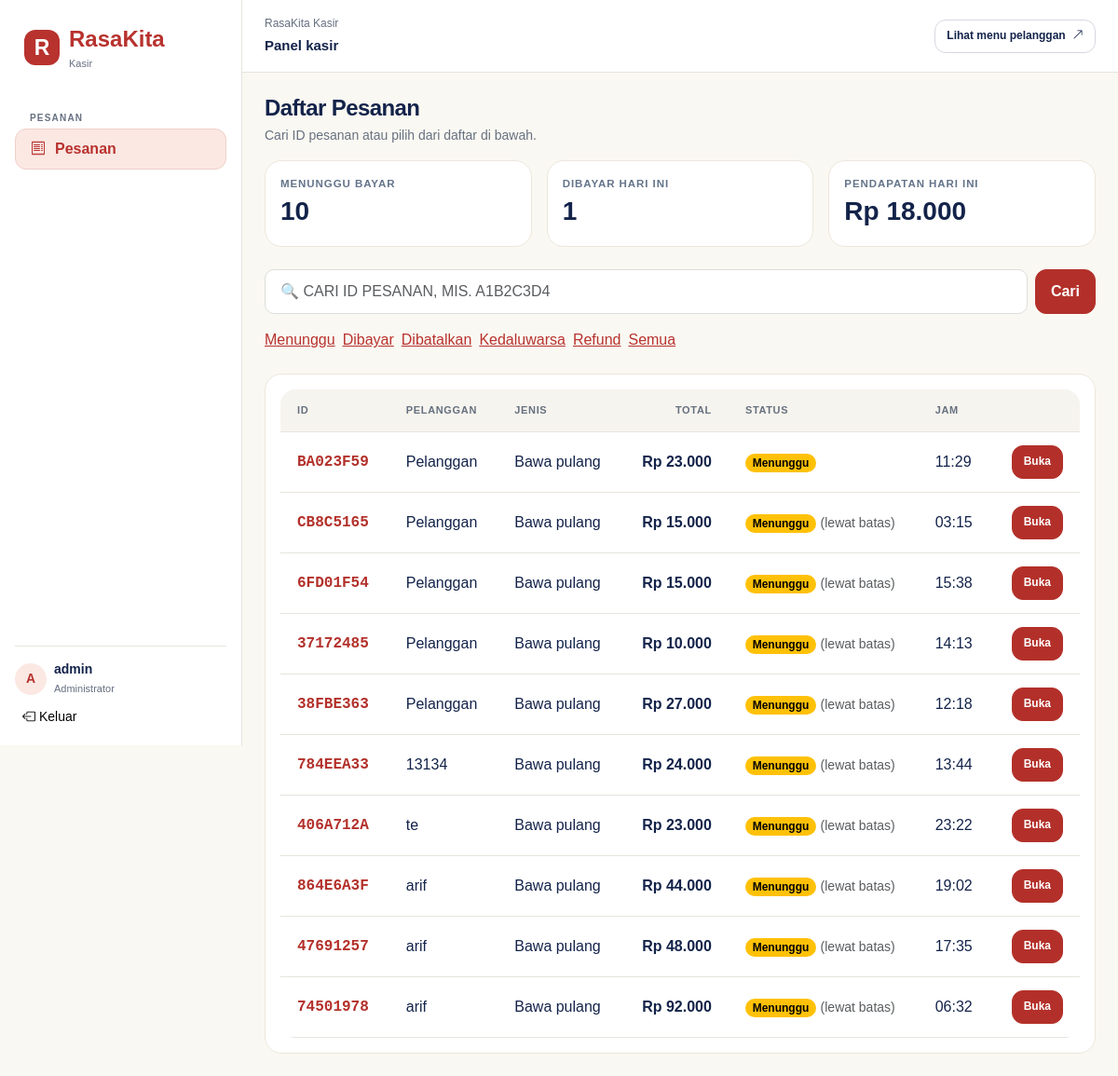
Page /kasir/ (signed in) on the committed database.
### orders/models.py (models this page shows, shortened)
class Order(models.Model):
    class Status(models.TextChoices):
        PENDING = "PENDING", "Pending"
        PAID = "PAID", "Paid"
        CANCELLED = "CANCELLED", "Cancelled"
        EXPIRED = "EXPIRED", "Expired"
        REFUNDED = "REFUNDED", "Refunded"
    class OrderType(models.TextChoices):
        DINE_IN = "DINE_IN", "Dine in"
        TAKEAWAY = "TAKEAWAY", "Takeaway"
    public_id = models.CharField(max_length=12, unique=True, default=new_public_id, editable=False)
    status = models.CharField(
        max_length=12, choices=Status.choices, default=Status.PENDING, db_index=True
    )
    customer_name = models.CharField(max_length=150)
    phone = models.CharField(max_length=32, blank=True)
    order_type = models.CharField(max_length=10, choices=OrderType.choices)
    table = models.ForeignKey(
        Table, null=True, blank=True, on_delete=models.PROTECT, related_name="orders"
    )
    note = models.TextField(blank=True)
    total = models.DecimalField(
        max_digits=12, decimal_places=2, default=Decimal("0.00"), validators=[MinValueValidator(0)]
    )
    created_at = models.DateTimeField(auto_now_add=True, db_index=True)
    updated_at = models.DateTimeField(auto_now=True)
    expires_at = models.DateTimeField(db_index=True)
    paid_at = models.DateTimeField(null=True, blank=True)
    cancelled_at = models.DateTimeField(null=True, blank=True)
    refunded_at = models.DateTimeField(null=True, blank=True)
    processed_by_cashier = models.ForeignKey(
        settings.AUTH_USER_MODEL,
        null=True,
        blank=True,
        on_delete=models.PROTECT,
        related_name="processed_orders",
    )
    cancelled_by_cashier = models.ForeignKey(
        settings.AUTH_USER_MODEL,
        null=True,
        blank=True,
        on_delete=models.PROTECT,
        related_name="cancelled_orders",
    )
    refunded_by = models.ForeignKey(
        settings.AUTH_USER_MODEL,
        null=True,
        blank=True,
        on_delete=models.PROTECT,
        related_name="refunded_orders",
    )
    class Meta:
        indexes = [
            models.Index(fields=["status", "created_at"]),
            models.Index(fields=["status", "expires_at"]),
        ]
        constraints = [
            models.CheckConstraint(condition=Q(total__gte=0), name="order_total_nonnegative"),
            models.CheckConstraint(
                condition=Q(order_type="DINE_IN", table__isnull=False)
                | Q(order_type="TAKEAWAY", table__isnull=True),
                name="order_table_matches_type",
            ),
        ]

### users/cashier_views.py (the view)
# urls.py: path('', v.dashboard, name='dashboard'),
@cashier_page_required
def dashboard(request: HttpRequest) -> HttpResponse:
    q = request.GET.get("q", "").strip().upper()
    status = request.GET.get("status", "PENDING")
    if status not in dict(STATUS_TABS):
        status = "PENDING"
    if q:
        order = Order.objects.filter(public_id=q).first()
        if order:
            return redirect("kasir:order", public_id=order.public_id)
    orders = Order.objects.select_related("table").order_by("-created_at")
    if status != "ALL":
        orders = orders.filter(status=status)
    paid_today = Order.objects.filter(status=Order.Status.PAID, paid_at__date=timezone.localdate())
    return render(
        request,
        "users/kasir/dashboard.html",
        {
            "orders": orders[:50],
            "q": q,
            "status": status,
            "status_tabs": STATUS_TABS,
            "not_found": bool(q),
            "now": timezone.now(),
            "pending_count": Order.objects.filter(status=Order.Status.PENDING).count(),
            "paid_today_count": paid_today.count(),
            "paid_today_total": paid_today.aggregate(v=Sum("total"))["v"] or 0,
        },
    )

### orders/permissions.py (called while the page is built)
def cashier_required(user: AbstractUser | AnonymousUser) -> None:
    if not StaffAccess(user).can_use_cashier:
        raise PermissionDenied("Cashier access required.")

### users/access.py (called while the page is built)
    @property
    def can_use_cashier(self) -> bool:
        return self._user.is_authenticated and (self._user.is_staff or self.is_cashier)

### users/cashier_views.py (called while the page is built)
def cashier_page_required(view: Callable[..., HttpResponse]) -> Callable[..., HttpResponse]:
    @login_required(login_url="staff:login")
    @wraps(view)
    def wrapper(request: HttpRequest, *args: object, **kwargs: object) -> HttpResponse:
        check_cashier(request.user)  # melempar PermissionDenied -> halaman 403
        return view(request, *args, **kwargs)
    return wrapper

### users/templates/users/kasir/dashboard.html (shortened to what this page needs)
{% extends "users/kasir/base.html" %}
{% block content %}
<h1 class="h4 fw-bold mb-1">Daftar Pesanan</h1>
<p class="text-secondary small mb-3">Cari ID pesanan atau pilih dari daftar di bawah.</p>
<div class="row g-3 mb-4">
  <div class="col-6 col-md-4"><div class="k-card p-3"><div class="k-label">Menunggu bayar</div><div class="fs-3 fw-bold">{{ pending_count }}</div></div></div>
  <div class="col-6 col-md-4"><div class="k-card p-3"><div class="k-label">Dibayar hari ini</div><div class="fs-3 fw-bold">{{ paid_today_count }}</div></div></div>
  <div class="col-12 col-md-4"><div class="k-card p-3"><div class="k-label">Pendapatan hari ini</div><div class="fs-3 fw-bold">Rp {{ paid_today_total|floatformat:"0g" }}</div></div></div>
</div>
<form method="get" class="d-flex gap-2 mb-3">
  <input id="q" name="q" value="{{ q }}" class="form-control k-input text-uppercase" placeholder="🔍 Cari ID pesanan, mis. A1B2C3D4" maxlength="12" autofocus>
  <button class="btn btn-primary-app">Cari</button>
</form>
<div class="d-flex gap-2 overflow-auto pb-2 mb-3">
  {% for value, label in status_tabs %}
    <a class="category-chip {% if status == value %}active{% endif %}" href="?status={{ value }}">{{ label }}</a>
  {% endfor %}
</div>
<div class="k-card p-2 p-md-3">
  <div class="table-responsive">
    <table class="table align-middle mb-0">
      <thead><tr class="k-label"><th>ID</th><th>Pelanggan</th><th>Jenis</th><th class="text-end">Total</th><th>Status</th><th>Jam</th><th></th></tr></thead>
      <tbody>
      {% for o in orders %}
        <tr>
          <td><code class="fs-6">{{ o.public_id }}</code></td>
          <td>{{ o.customer_name }}</td>
          <td>{% if o.order_type == "DINE_IN" %}Meja {{ o.table.number }}{% else %}Bawa pulang{% endif %}</td>
          <td class="text-end fw-semibold">Rp {{ o.total|floatformat:"0g" }}</td>
          <td>{% include "users/kasir/_status.html" with o=o %}{% if o.status == "PENDING" and o.expires_at < now %} <span class="small text-muted">(lewat batas)</span>{% endif %}</td>
          <td>{{ o.created_at|date:"H:i" }}</td>
          <td class="text-end"><a class="btn btn-sm btn-primary-app" href="{% url 'kasir:order' o.public_id %}">Buka</a></td>
        </tr>
      {% empty %}
        <tr><td colspan="7" class="text-center text-muted py-4">Tidak ada pesanan.</td></tr>
      {% endfor %}
      </tbody>
    </table>
  </div>
</div>
{% endblock %}

### users/templates/users/kasir/_nav.html (shortened to what this page needs)
<nav class="nav flex-column gap-1 flex-grow-1">
  <span class="nav-label mt-3 px-3">PESANAN</span>
  <a class="px-3 py-2 {% if request.resolver_match.namespace == 'kasir' %}active{% endif %}" href="{% url 'kasir:dashboard' %}"><i class="bi bi-receipt me-2"></i>Pesanan</a>
</nav>
<div class="cms-profile pt-3 mt-3 small">
  <div class="d-flex align-items-center gap-2 mb-2">
    <div class="cms-avatar rounded-circle d-flex align-items-center justify-content-center fw-semibold" style="width: 34px; height: 34px">
      {{ request.user.username|slice:":1"|upper }}
    </div>
    <div>
      <div class="fw-semibold lh-sm">
        {{ request.user.username }}
      </div>
      <div class="cms-profile-role">
        {% if request.user.is_staff %}
        Administrator
        {% else %}
        Kasir
        {% endif %}
      </div>
    </div>
  </div>
  <form method="post" action="{% url 'staff:logout' %}">
    <button type="submit" class="px-2 py-1 d-inline-block border-0 bg-transparent">
      <i class="bi bi-box-arrow-left me-1"></i>Keluar
    </button>
  </form>
</div>

### users/templates/users/kasir/_status.html
{% if o.status == "PENDING" %}<span class="badge rounded-pill text-bg-warning">Menunggu</span>
{% elif o.status == "PAID" %}<span class="badge rounded-pill text-bg-success">Dibayar</span>
{% elif o.status == "CANCELLED" %}<span class="badge rounded-pill text-bg-secondary">Dibatalkan</span>
{% elif o.status == "EXPIRED" %}<span class="badge rounded-pill text-bg-secondary">Kedaluwarsa</span>
{% elif o.status == "REFUNDED" %}<span class="badge rounded-pill text-bg-info">Refund</span>{% endif %}

### users/static/users/css/cms-shell.css (style rules this page uses)
.cms-app { --brand:#b8322e;--brand-dark:#962722;--brand-soft:#fbe8e3; --cms-ink:#13234a;--cms-muted:#667080;--cms-line:#e6e4dc; --bs-body-color:var(--cms-ink);--bs-body-bg:#faf8f2; --bs-border-color:var(--cms-line);--bs-border-radius:12px; --bs-link-color:var(--brand);--bs-link-hover-color:var(--brand-dark); --bs-link-color-rgb:184,50,46;--bs-link-hover-color-rgb:150,39,34; --bs-primary:#b8322e;--bs-primary-rgb:184,50,46; margin:0;background:var(--bs-body-bg);color:var(--cms-ink); font-family:Arial,Helvetica,sans-serif; }
.cms-app * { box-sizing:border-box }
.cms-app .text-secondary { color:var(--cms-muted)!important }
.cms-app h1,.cms-app h2,.cms-app h3 { font-weight:700;letter-spacing:-.025em }
.cms-app .sidebar a:not(.brand) { color:var(--cms-muted);text-decoration:none;border-radius:12px;min-height:44px;display:flex;align-items:center;gap:2px;border:1px solid transparent }
.cms-app .sidebar a.active { color:var(--brand);background:var(--brand-soft);border-color:#f0d0c9;font-weight:700 }
.cms-app .nav-label { font-size:10px;font-weight:700;letter-spacing:.12em;color:var(--cms-muted) }
.cms-app .cms-profile { color:var(--cms-ink);border-top:1px solid var(--cms-line) }
.cms-app .cms-profile-role { color:var(--cms-muted);font-size:11px;margin-top:3px }
.cms-app .cms-avatar { background:var(--brand-soft);color:var(--brand);width:34px;height:34px;flex-shrink:0 }
.cms-app .btn { border-radius:12px;font-weight:600;min-height:42px;padding:9px 16px }
.cms-app .btn-sm { font-size:12px;min-height:36px;padding:7px 12px }
.cms-app .form-control,.cms-app .form-select { background-color:#fff;border-color:#dcdedc;color:var(--cms-ink);min-height:42px;border-radius:10px }
.cms-app .table { --bs-table-color:var(--cms-ink);--bs-table-border-color:var(--cms-line);--bs-table-bg:transparent }
.cms-app .table-responsive { max-width:100%;border-radius:16px;overscroll-behavior-x:contain }
.cms-app .table>:not(caption)>*>* { padding:14px 18px;white-space:nowrap }
.cms-app .table thead th { background:#f6f4ee;color:var(--cms-muted);font-size:11px;letter-spacing:.06em;text-transform:uppercase;font-weight:700 }
.cms-app .content h1,.cms-app .content p,.cms-app .cms-profile { overflow-wrap:anywhere }

### users/static/users/css/kasir.css (style rules this page uses)
:root { --kasir-primary: #b3302a; --kasir-primary-hover: #962520; --kasir-ink: #14213d; --kasir-muted: #64748b; --kasir-soft: #f6f2ea; --kasir-line: #ece7dc; }
.k-card { background: #fff; border: 1px solid var(--kasir-line); border-radius: 18px; }
.k-label { font-size: 0.72rem; font-weight: 700; letter-spacing: 0.08em; color: var(--kasir-muted); text-transform: uppercase; }
.btn-kasir, .btn-primary-app { background: var(--kasir-primary); border: 1px solid var(--kasir-primary); color: #fff; border-radius: 12px; font-weight: 700; padding: 0.6rem 1.2rem; }
.k-input { background: #fff; border: 1px solid #d9d4c7; border-radius: 12px; padding: 0.7rem 1rem; }
.content code { color: var(--kasir-primary); font-weight: 700; background: transparent; }

### rows in the picture
Order: public_id "BA023F59", customer_name "Pelanggan", order_type "Bawa pulang", total "23.000", status "Menunggu", created_at "11:29"
Order: public_id "CB8C5165", customer_name "Pelanggan", order_type "Bawa pulang", total "15.000", status "Menunggu", created_at "03:15"
Order: public_id "6FD01F54", customer_name "Pelanggan", order_type "Bawa pulang", total "15.000", status "Menunggu", created_at "15:38"
Order: public_id "37172485", customer_name "Pelanggan", order_type "Bawa pulang", total "10.000", status "Menunggu", created_at "14:13"
Order: public_id "38FBE363", customer_name "Pelanggan", order_type "Bawa pulang", total "27.000", status "Menunggu", created_at "12:18"
Order: public_id "784EEA33", customer_name "13134", order_type "Bawa pulang", total "24.000", status "Menunggu", created_at "13:44"
Order: public_id "406A712A", customer_name "te", order_type "Bawa pulang", total "23.000", status "Menunggu", created_at "23:22"
Order: public_id "864E6A3F", customer_name "arif", order_type "Bawa pulang", total "44.000", status "Menunggu", created_at "19:02"
Order: public_id "47691257", customer_name "arif", order_type "Bawa pulang", total "48.000", status "Menunggu", created_at "17:35"
Order: public_id "74501978", customer_name "arif", order_type "Bawa pulang", total "92.000", status "Menunggu", created_at "06:32"

### other values in the picture
{{ request.user.username|slice:":1"|upper }} "A"
{{ request.user.username }} "admin"
{{ pending_count }} "10"
{{ paid_today_count }} "1"
{{ paid_today_total|floatformat:"0g" }} "18.000"
{{ label }} "Menunggu" "Dibayar" "Dibatalkan" "Kedaluwarsa" "Refund" "Semua"
